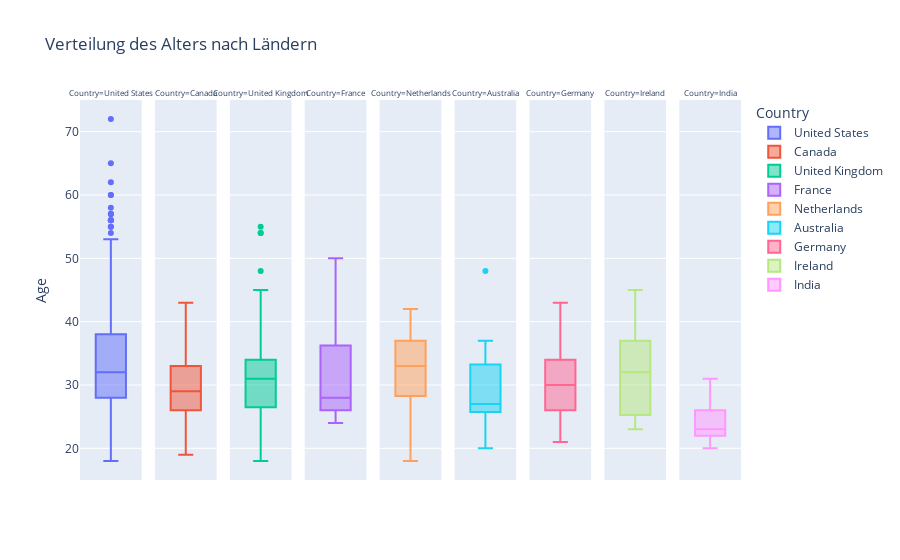

The notebook cell saved with this chart:
### Code cell
fig = px.box(age_country, y = "Age", facet_col= "Country", color= "Country", boxmode = "overlay", points=None, title = "Verteilung des Alters nach Ländern")

fig.for_each_annotation(lambda a: a.update(font_size= 8))
fig.show()

### Figure 1 — Plotly figure (JSON) as saved in the notebook; plotly's stock layout.template omitted (floating-point values rounded to 4 significant figures; data arrays with more than 128 entries replaced by an {"elided": "..."} marker saying what was removed)
{"data": [{"alignmentgroup": "True", "hovertemplate": "Country=United States<br>Age=%{y}<extra></extra>", "legendgroup": "United States", "marker": {"color": "#636efa"}, "name": "United States", "notched": false, "offsetgroup": "United States", "orientation": "v", "showlegend": true, "type": "box", "x0": " ", "xaxis": "x", "y": {"elided": "746 int values"}, "y0": " ", "yaxis": "y"}, {"alignmentgroup": "True", "hovertemplate": "Country=Canada<br>Age=%{y}<extra></extra>", "legendgroup": "Canada", "marker": {"color": "#EF553B"}, "name": "Canada", "notched": false, "offsetgroup": "Canada", "orientation": "v", "showlegend": true, "type": "box", "x0": " ", "xaxis": "x2", "y": [32, 39, 23, 27, 29, 27, 26, 33, 35, 34, 30, 25, 26, 27, 27, 24, 19, 34, 21, 31, 37, 28, 29, 27, 43, 33, 25, 26, 25, 25, 41, 26, 29, 28, 23, 37, 31, 21, 29, 32, 40, 29, 29, 19, 37, 32, 26, 35, 29, 23, 28, 30, 29, 28, 19, 31, 39, 26, 25, 37, 27, 19, 35, 26, 31, 34, 33, 24, 38, 32, 34, 23], "y0": " ", "yaxis": "y2"}, {"alignmentgroup": "True", "hovertemplate": "Country=United Kingdom<br>Age=%{y}<extra></extra>", "legendgroup": "United Kingdom", "marker": {"color": "#00cc96"}, "name": "United Kingdom", "notched": false, "offsetgroup": "United Kingdom", "orientation": "v", "showlegend": true, "type": "box", "x0": " ", "xaxis": "x3", "y": {"elided": "184 int values"}, "y0": " ", "yaxis": "y3"}, {"alignmentgroup": "True", "hovertemplate": "Country=France<br>Age=%{y}<extra></extra>", "legendgroup": "France", "marker": {"color": "#ab63fa"}, "name": "France", "notched": false, "offsetgroup": "France", "orientation": "v", "showlegend": true, "type": "box", "x0": " ", "xaxis": "x4", "y": [36, 26, 28, 26, 26, 43, 37, 31, 27, 24, 27, 50, 29], "y0": " ", "yaxis": "y4"}, {"alignmentgroup": "True", "hovertemplate": "Country=Netherlands<br>Age=%{y}<extra></extra>", "legendgroup": "Netherlands", "marker": {"color": "#FFA15A"}, "name": "Netherlands", "notched": false, "offsetgroup": "Netherlands", "orientation": "v", "showlegend": true, "type": "box", "x0": " ", "xaxis": "x5", "y": [18, 30, 35, 42, 34, 22, 38, 22, 22, 26, 29, 29, 39, 37, 36, 33, 34, 34, 32, 29, 37, 37, 28, 28, 41, 39, 30], "y0": " ", "yaxis": "y5"}, {"alignmentgroup": "True", "hovertemplate": "Country=Australia<br>Age=%{y}<extra></extra>", "legendgroup": "Australia", "marker": {"color": "#19d3f3"}, "name": "Australia", "notched": false, "offsetgroup": "Australia", "orientation": "v", "showlegend": true, "type": "box", "x0": " ", "xaxis": "x6", "y": [23, 34, 25, 22, 20, 31, 27, 34, 33, 27, 27, 29, 30, 26, 34, 37, 48, 26, 26, 28, 22], "y0": " ", "yaxis": "y6"}, {"alignmentgroup": "True", "hovertemplate": "Country=Germany<br>Age=%{y}<extra></extra>", "legendgroup": "Germany", "marker": {"color": "#FF6692"}, "name": "Germany", "notched": false, "offsetgroup": "Germany", "orientation": "v", "showlegend": true, "type": "box", "x0": " ", "xaxis": "x7", "y": [28, 32, 30, 33, 34, 25, 29, 30, 28, 27, 23, 43, 25, 33, 30, 24, 31, 35, 28, 36, 35, 32, 31, 29, 30, 25, 21, 42, 34, 26, 32, 34, 33, 25, 35, 29, 26, 24, 37, 41, 37, 26, 23, 27, 31], "y0": " ", "yaxis": "y7"}, {"alignmentgroup": "True", "hovertemplate": "Country=Ireland<br>Age=%{y}<extra></extra>", "legendgroup": "Ireland", "marker": {"color": "#B6E880"}, "name": "Ireland", "notched": false, "offsetgroup": "Ireland", "orientation": "v", "showlegend": true, "type": "box", "x0": " ", "xaxis": "x8", "y": [30, 23, 37, 30, 45, 40, 37, 25, 26, 30, 24, 37, 38, 34, 35, 34, 25, 34, 32, 24, 45, 42, 24, 23, 32, 28, 28], "y0": " ", "yaxis": "y8"}, {"alignmentgroup": "True", "hovertemplate": "Country=India<br>Age=%{y}<extra></extra>", "legendgroup": "India", "marker": {"color": "#FF97FF"}, "name": "India", "notched": false, "offsetgroup": "India", "orientation": "v", "showlegend": true, "type": "box", "x0": " ", "xaxis": "x9", "y": [22, 26, 23, 22, 22, 23, 26, 20, 30, 31], "y0": " ", "yaxis": "y9"}], "layout": {"annotations": [{"font": {"size": 8}, "showarrow": false, "text": "Country=United States", "x": 0.04667, "xanchor": "center", "xref": "paper", "y": 1, "yanchor": "bottom", "yref": "paper"}, {"font": {"size": 8}, "showarrow": false, "text": "Country=Canada", "x": 0.16, "xanchor": "center", "xref": "paper", "y": 1, "yanchor": "bottom", "yref": "paper"}, {"font": {"size": 8}, "showarrow": false, "text": "Country=United Kingdom", "x": 0.2733, "xanchor": "center", "xref": "paper", "y": 1, "yanchor": "bottom", "yref": "paper"}, {"font": {"size": 8}, "showarrow": false, "text": "Country=France", "x": 0.3867, "xanchor": "center", "xref": "paper", "y": 1, "yanchor": "bottom", "yref": "paper"}, {"font": {"size": 8}, "showarrow": false, "text": "Country=Netherlands", "x": 0.5, "xanchor": "center", "xref": "paper", "y": 1, "yanchor": "bottom", "yref": "paper"}, {"font": {"size": 8}, "showarrow": false, "text": "Country=Australia", "x": 0.6133, "xanchor": "center", "xref": "paper", "y": 1, "yanchor": "bottom", "yref": "paper"}, {"font": {"size": 8}, "showarrow": false, "text": "Country=Germany", "x": 0.7267, "xanchor": "center", "xref": "paper", "y": 1, "yanchor": "bottom", "yref": "paper"}, {"font": {"size": 8}, "showarrow": false, "text": "Country=Ireland", "x": 0.84, "xanchor": "center", "xref": "paper", "y": 1, "yanchor": "bottom", "yref": "paper"}, {"font": {"size": 8}, "showarrow": false, "text": "Country=India", "x": 0.9533, "xanchor": "center", "xref": "paper", "y": 1, "yanchor": "bottom", "yref": "paper"}], "boxmode": "overlay", "legend": {"title": {"text": "Country"}, "tracegroupgap": 0}, "title": {"text": "Verteilung des Alters nach Ländern"}, "xaxis": {"anchor": "y", "domain": [0, 0.09333]}, "xaxis2": {"anchor": "y2", "domain": [0.1133, 0.2067], "matches": "x"}, "xaxis3": {"anchor": "y3", "domain": [0.2267, 0.32], "matches": "x"}, "xaxis4": {"anchor": "y4", "domain": [0.34, 0.4333], "matches": "x"}, "xaxis5": {"anchor": "y5", "domain": [0.4533, 0.5467], "matches": "x"}, "xaxis6": {"anchor": "y6", "domain": [0.5667, 0.66], "matches": "x"}, "xaxis7": {"anchor": "y7", "domain": [0.68, 0.7733], "matches": "x"}, "xaxis8": {"anchor": "y8", "domain": [0.7933, 0.8867], "matches": "x"}, "xaxis9": {"anchor": "y9", "domain": [0.9067, 1], "matches": "x"}, "yaxis": {"anchor": "x", "domain": [0, 1], "title": {"text": "Age"}}, "yaxis2": {"anchor": "x2", "domain": [0, 1], "matches": "y", "showticklabels": false}, "yaxis3": {"anchor": "x3", "domain": [0, 1], "matches": "y", "showticklabels": false}, "yaxis4": {"anchor": "x4", "domain": [0, 1], "matches": "y", "showticklabels": false}, "yaxis5": {"anchor": "x5", "domain": [0, 1], "matches": "y", "showticklabels": false}, "yaxis6": {"anchor": "x6", "domain": [0, 1], "matches": "y", "showticklabels": false}, "yaxis7": {"anchor": "x7", "domain": [0, 1], "matches": "y", "showticklabels": false}, "yaxis8": {"anchor": "x8", "domain": [0, 1], "matches": "y", "showticklabels": false}, "yaxis9": {"anchor": "x9", "domain": [0, 1], "matches": "y", "showticklabels": false}}}
